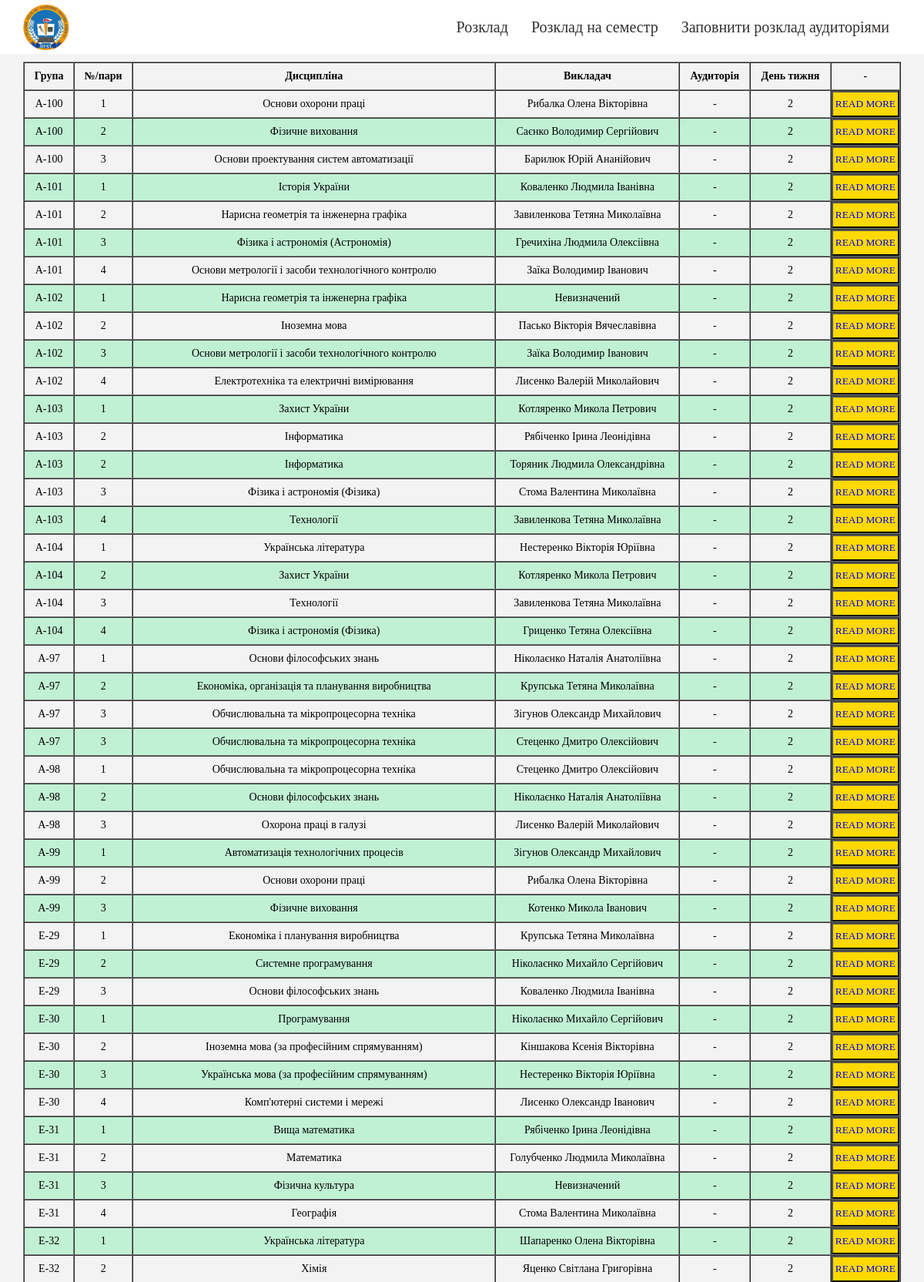
Page /etalon (upper part) on the committed database.
### mainapp/models.py (models this page shows, shortened)
class lesson_e(models.Model):
    data = models.TextField()
    group = models.CharField(max_length=10)
    number = models.PositiveIntegerField()
    lesson = models.TextField()
    teacher = models.TextField()
    day = models.CharField(max_length=25)
    classroom = models.TextField(default=1)
    class Meta:
        verbose_name = 'Еталон'
        verbose_name_plural = 'Еталон'

### mainapp/views.py (the view)
# urls.py: url('^etalon$', views.main_e),
def main_e(request):
    lessons = lesson_e.objects.all()
    return render(request, 'mainapp/lessonse.html', {'lessons': lessons})

### mainapp/templates/mainapp/lessonse.html
{% extends 'mainapp/main.html' %}
{% block text %}
        <div class="group">
            <div class="main_tab">
                <table border="1" id="main-tab">
                    <thead>
                        <tr>
                            <th>Група</th>
                            <th>№/пари</th>
                            <th>Дисципліна</th>
                            <th>Викладач</th>
                            <th>Аудиторія</th>
                            <th>День тижня</th>
                            <th>-</th>
                        </tr>
                    </thead>
                {% for el in lessons %}
                    <tr>
                        <td>{{el.group}}</td>
                        <td>{{el.number}}</td>
                        <td>{{el.lesson}}</td>
                        <td>{{el.teacher}}</td>
                        <td>{{el.classroom}}</td>
                        <td>{{el.day}}</td>
                        <td><button><a href='{% url "lessone_detail" el.id %}'>READ MORE</a></button></td>
                    </tr>
                {% endfor %}
                </table>
            </div>
        </div>
{% endblock %}

### mainapp/templates/mainapp/main.html (shortened to what this page needs)
{% load static %}
<!DOCTYPE html>
<html lang="en">
    <head>
        <link rel="stylesheet" href="{% static 'mainapp/css/style.css' %}">
    </head>
    <body>
        <header class="header">
            <div class='container'>
               <div class="header__body">
                  <div class="header__img"><a href="../"><img src="{% static 'mainapp/img/header.png' %}" alt=""></a></div>
                  <ul>
                     <a href="../day"><li>Розклад</li></a>
                     <a href="../etalon"><li>Розклад на семестр</li></a>
                     <a href="../create"><li>Заповнити розклад аудиторіями</li></a>
                  </ul>
               </div>
            </div>
        </header>
        <div class="wrapper">
            {% block text %}
            {% endblock %}
        </div>
    </body>
</html>

### mainapp/static/mainapp/css/style.css (style rules this page uses)
* { padding: 0; margin: 0; }
*,*:before,*:after { -moz-box-sizing: border-box; -webkit-box-sizing: border-box; box-sizing: border-box; }
nav,footer,header,aside { display: block; }
html,body { height: 100%; width: 100%; font-size: 100%; line-height: 1; font-size: 14px; -ms-text-size-adjust: 100%; -moz-text-size-adjust: 100%; -webkit-text-size-adjust: 100%; margin: 0; padding: 0; }
input,button,textarea { font-family:inherit; }
button { cursor: pointer; }
a, a:visited { text-decoration: none; }
ul li { list-style: none; }
img { vertical-align: top; }
.container { width: 100%; max-width: 1400px; margin: 0 auto; padding: 0; }
.header { background-color: #fff; }
.header__body { display: flex; justify-content: space-between; max-width: 1280px; margin: 0 auto; align-items: center; padding: 0 30px; }
.header__img img { width: 60px; height: 60px; }
.header ul { display: flex; }
.header ul a { color: rgb(51, 48, 46); }
.header li { padding: 15px; font-size: 20px; transition: color .1s ease; line-height: 2; }
.group { padding: 0; margin: 0; }
.group:nth-child(odd) { background-color: #f3f3f3; }
table { border-collapse: separate; text-indent: initial; border-spacing: 0px; width: 100%; }
tr { margin: 0; padding: 0; text-align: center; }
tr:nth-child(even) { background-color: rgb(193, 241, 212); }
td, th { display: table-cell; vertical-align: inherit; padding: 10px; }
td:nth-child(6) { padding: 0; height: 35px; }
td:nth-child(7) { padding: 0; height: 35px; }
td button { width: 100%; height: 100%; background-color: rgb(255, 217, 0); transition: background-color 0.5s ease; }
.main_tab { max-width: 1280px; margin: 0 auto; padding: 10px 30px; }

### rows in the picture
lesson_e: group "А-100", number "1", lesson "Основи охорони праці", teacher "Рибалка Олена Вікторівна", classroom "-", day "2"
lesson_e: group "А-100", number "2", lesson "Фізичне виховання", teacher "Саєнко Володимир Сергійович", classroom "-", day "2"
lesson_e: group "А-100", number "3", lesson "Основи проектування систем автоматизації", teacher "Барилюк Юрій Ананійович", classroom "-", day "2"
lesson_e: group "А-101", number "1", lesson "Історія України", teacher "Коваленко Людмила Іванівна", classroom "-", day "2"
lesson_e: group "А-101", number "2", lesson "Нарисна геометрія та інженерна графіка", teacher "Завиленкова Тетяна Миколаївна", classroom "-", day "2"
lesson_e: group "А-101", number "3", lesson "Фізика і астрономія (Астрономія)", teacher "Гречихіна Людмила Олексіівна", classroom "-", day "2"
lesson_e: group "А-101", number "4", lesson "Основи метрології і засоби технологічного контролю", teacher "Заїка Володимир Іванович", classroom "-", day "2"
lesson_e: group "А-102", number "1", lesson "Нарисна геометрія та інженерна графіка", teacher "Невизначений", classroom "-", day "2"
lesson_e: group "А-102", number "2", lesson "Іноземна мова", teacher "Пасько Вікторія Вячеславівна", classroom "-", day "2"
lesson_e: group "А-102", number "3", lesson "Основи метрології і засоби технологічного контролю", teacher "Заїка Володимир Іванович", classroom "-", day "2"
lesson_e: group "А-102", number "4", lesson "Електротехніка та електричні вимірювання", teacher "Лисенко Валерій Миколайович", classroom "-", day "2"
lesson_e: group "А-103", number "1", lesson "Захист України", teacher "Котляренко Микола Петрович", classroom "-", day "2"
lesson_e: group "А-103", number "2", lesson "Інформатика", teacher "Рябіченко Ірина Леонідівна", classroom "-", day "2"
lesson_e: group "А-103", number "2", lesson "Інформатика", teacher "Торяник Людмила Олександрівна", classroom "-", day "2"
lesson_e: group "А-103", number "3", lesson "Фізика і астрономія (Фізика)", teacher "Стома Валентина Миколаївна", classroom "-", day "2"
lesson_e: group "А-103", number "4", lesson "Технології", teacher "Завиленкова Тетяна Миколаївна", classroom "-", day "2"
lesson_e: group "А-104", number "1", lesson "Українська література", teacher "Нестеренко Вікторія Юріївна", classroom "-", day "2"
lesson_e: group "А-104", number "2", lesson "Захист України", teacher "Котляренко Микола Петрович", classroom "-", day "2"
lesson_e: group "А-104", number "3", lesson "Технології", teacher "Завиленкова Тетяна Миколаївна", classroom "-", day "2"
lesson_e: group "А-104", number "4", lesson "Фізика і астрономія (Фізика)", teacher "Гриценко Тетяна Олексіївна", classroom "-", day "2"
lesson_e: group "А-97", number "1", lesson "Основи філософських знань", teacher "Ніколаєнко Наталія Анатоліївна", classroom "-", day "2"
lesson_e: group "А-97", number "2", lesson "Економіка, організація та планування виробництва", teacher "Крупська Тетяна Миколаївна", classroom "-", day "2"
lesson_e: group "А-97", number "3", lesson "Обчислювальна та мікропроцесорна техніка", teacher "Зігунов Олександр Михайлович", classroom "-", day "2"
lesson_e: group "А-97", number "3", lesson "Обчислювальна та мікропроцесорна техніка", teacher "Стеценко Дмитро Олексійович", classroom "-", day "2"
lesson_e: group "А-98", number "1", lesson "Обчислювальна та мікропроцесорна техніка", teacher "Стеценко Дмитро Олексійович", classroom "-", day "2"
lesson_e: group "А-98", number "2", lesson "Основи філософських знань", teacher "Ніколаєнко Наталія Анатоліївна", classroom "-", day "2"
lesson_e: group "А-98", number "3", lesson "Охорона праці в галузі", teacher "Лисенко Валерій Миколайович", classroom "-", day "2"
lesson_e: group "А-99", number "1", lesson "Автоматизація технологічних процесів", teacher "Зігунов Олександр Михайлович", classroom "-", day "2"
lesson_e: group "А-99", number "2", lesson "Основи охорони праці", teacher "Рибалка Олена Вікторівна", classroom "-", day "2"
lesson_e: group "А-99", number "3", lesson "Фізичне виховання", teacher "Котенко Микола Іванович", classroom "-", day "2"
lesson_e: group "Е-29", number "1", lesson "Економіка і планування виробництва", teacher "Крупська Тетяна Миколаївна", classroom "-", day "2"
lesson_e: group "Е-29", number "2", lesson "Системне програмування", teacher "Ніколаєнко Михайло Сергійович", classroom "-", day "2"
lesson_e: group "Е-29", number "3", lesson "Основи філософських знань", teacher "Коваленко Людмила Іванівна", classroom "-", day "2"
lesson_e: group "Е-30", number "1", lesson "Програмування", teacher "Ніколаєнко Михайло Сергійович", classroom "-", day "2"
lesson_e: group "Е-30", number "2", lesson "Іноземна мова (за професійним спрямуванням)", teacher "Кіншакова Ксенія Вікторівна", classroom "-", day "2"
lesson_e: group "Е-30", number "3", lesson "Українська мова (за професійним спрямуванням)", teacher "Нестеренко Вікторія Юріївна", classroom "-", day "2"
lesson_e: group "Е-30", number "4", lesson "Комп'ютерні системи і мережі", teacher "Лисенко Олександр Іванович", classroom "-", day "2"
lesson_e: group "Е-31", number "1", lesson "Вища математика", teacher "Рябіченко Ірина Леонідівна", classroom "-", day "2"
lesson_e: group "Е-31", number "2", lesson "Математика", teacher "Голубченко Людмила Миколаївна", classroom "-", day "2"
lesson_e: group "Е-31", number "3", lesson "Фізична культура", teacher "Невизначений", classroom "-", day "2"
lesson_e: group "Е-31", number "4", lesson "Географія", teacher "Стома Валентина Миколаївна", classroom "-", day "2"
lesson_e: group "Е-32", number "1", lesson "Українська література", teacher "Шапаренко Олена Вікторівна", classroom "-", day "2"
lesson_e: group "Е-32", number "2", lesson "Хімія", teacher "Яценко Світлана Григорівна", classroom "-", day "2"
